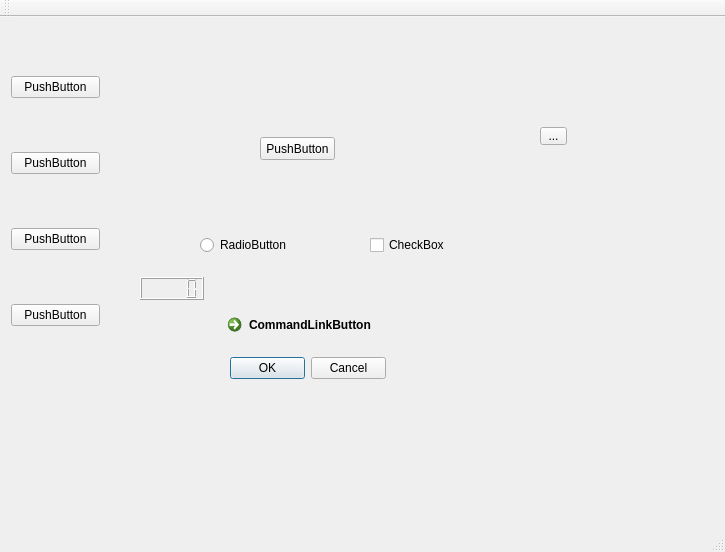
<?xml version="1.0" encoding="UTF-8"?>
<ui version="4.0">
 <class>MainWindow</class>
 <widget class="QMainWindow" name="MainWindow">
  <property name="geometry">
   <rect>
    <x>0</x>
    <y>0</y>
    <width>725</width>
    <height>552</height>
   </rect>
  </property>
  <property name="windowTitle">
   <string>MainWindow</string>
  </property>
  <widget class="QWidget" name="centralWidget">
   <widget class="QWidget" name="verticalLayoutWidget">
    <property name="geometry">
     <rect>
      <x>0</x>
      <y>0</y>
      <width>111</width>
      <height>371</height>
     </rect>
    </property>
    <layout class="QVBoxLayout" name="verticalLayout">
     <item>
      <widget class="QPushButton" name="pushButton_3">
       <property name="text">
        <string>PushButton</string>
       </property>
      </widget>
     </item>
     <item>
      <widget class="QPushButton" name="pushButton_2">
       <property name="text">
        <string>PushButton</string>
       </property>
      </widget>
     </item>
     <item>
      <widget class="QPushButton" name="pushButton_4">
       <property name="text">
        <string>PushButton</string>
       </property>
      </widget>
     </item>
     <item>
      <widget class="QPushButton" name="pushButton">
       <property name="text">
        <string>PushButton</string>
       </property>
      </widget>
     </item>
    </layout>
   </widget>
   <widget class="QPushButton" name="pushButton_5">
    <property name="geometry">
     <rect>
      <x>260</x>
      <y>120</y>
      <width>75</width>
      <height>23</height>
     </rect>
    </property>
    <property name="text">
     <string>PushButton</string>
    </property>
   </widget>
   <widget class="QLCDNumber" name="lcdNumber">
    <property name="geometry">
     <rect>
      <x>140</x>
      <y>260</y>
      <width>64</width>
      <height>23</height>
     </rect>
    </property>
   </widget>
   <widget class="QCheckBox" name="checkBox">
    <property name="geometry">
     <rect>
      <x>370</x>
      <y>220</y>
      <width>81</width>
      <height>16</height>
     </rect>
    </property>
    <property name="text">
     <string>CheckBox</string>
    </property>
   </widget>
   <widget class="QRadioButton" name="radioButton">
    <property name="geometry">
     <rect>
      <x>200</x>
      <y>220</y>
      <width>90</width>
      <height>16</height>
     </rect>
    </property>
    <property name="text">
     <string>RadioButton</string>
    </property>
   </widget>
   <widget class="QDialogButtonBox" name="buttonBox">
    <property name="geometry">
     <rect>
      <x>230</x>
      <y>340</y>
      <width>156</width>
      <height>23</height>
     </rect>
    </property>
    <property name="standardButtons">
     <set>QDialogButtonBox::Cancel|QDialogButtonBox::Ok</set>
    </property>
   </widget>
   <widget class="QCommandLinkButton" name="commandLinkButton">
    <property name="geometry">
     <rect>
      <x>220</x>
      <y>290</y>
      <width>172</width>
      <height>41</height>
     </rect>
    </property>
    <property name="text">
     <string>CommandLinkButton</string>
    </property>
   </widget>
   <widget class="QToolButton" name="toolButton">
    <property name="geometry">
     <rect>
      <x>540</x>
      <y>110</y>
      <width>27</width>
      <height>18</height>
     </rect>
    </property>
    <property name="text">
     <string>...</string>
    </property>
   </widget>
   <widget class="QWidget" name="gridLayoutWidget">
    <property name="geometry">
     <rect>
      <x>480</x>
      <y>200</y>
      <width>160</width>
      <height>301</height>
     </rect>
    </property>
    <layout class="QGridLayout" name="gridLayout"/>
   </widget>
  </widget>
  <widget class="QMenuBar" name="menuBar">
   <property name="geometry">
    <rect>
     <x>0</x>
     <y>0</y>
     <width>725</width>
     <height>21</height>
    </rect>
   </property>
  </widget>
  <widget class="QToolBar" name="mainToolBar">
   <attribute name="toolBarArea">
    <enum>TopToolBarArea</enum>
   </attribute>
   <attribute name="toolBarBreak">
    <bool>false</bool>
   </attribute>
  </widget>
  <widget class="QStatusBar" name="statusBar"/>
 </widget>
 <layoutdefault spacing="6" margin="11"/>
 <resources/>
 <connections>
  <connection>
   <sender>pushButton_3</sender>
   <signal>clicked()</signal>
   <receiver>MainWindow</receiver>
   <slot>close()</slot>
   <hints>
    <hint type="sourcelabel">
     <x>58</x>
     <y>102</y>
    </hint>
    <hint type="destinationlabel">
     <x>165</x>
     <y>138</y>
    </hint>
   </hints>
  </connection>
 </connections>
</ui>
